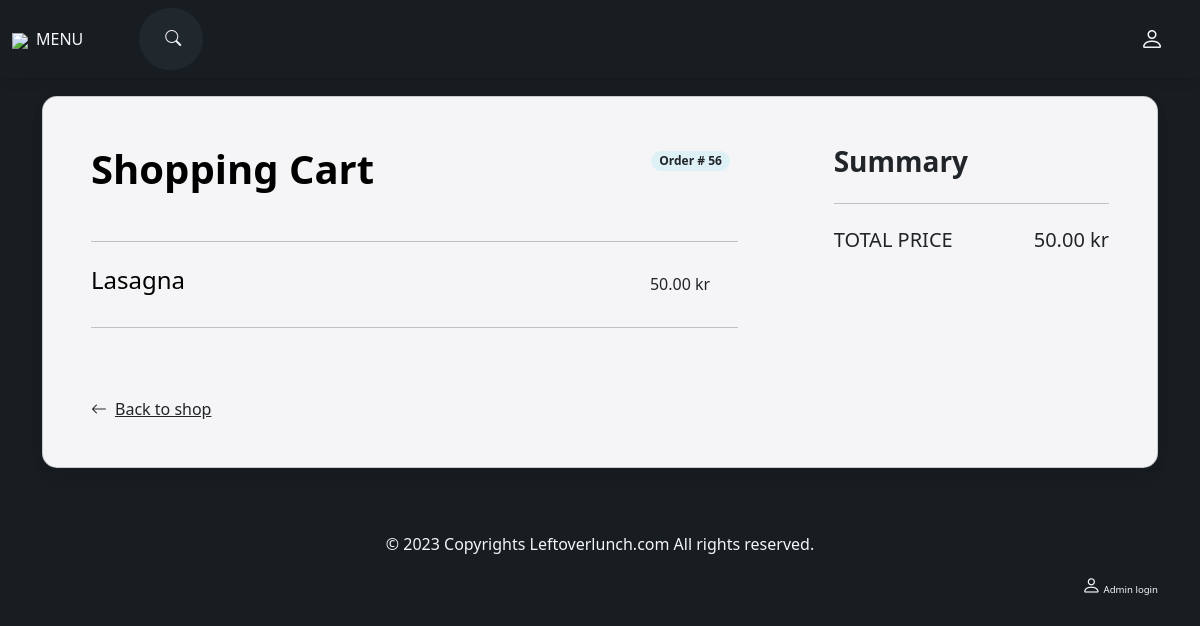
The page /order-confirmation/56 on the database its author committed.
### customer/models.py (models this page shows, shortened)
class MenuItem(models.Model):
    TODAY = 'Today'
    TOMORROW = 'Tomorrow'
    DAY_CHOICES = [(TODAY, 'Today'),(TOMORROW, 'Tomorrow'),]
    TIME_CHOICES = [(f'{hour:02}:{minute:02}', f'{hour % 12 or 12}:{minute:02} {"AM" if hour < 12 else "PM"}')
                    for hour in range(11, 24)  # Hours from 11 to 23 (24-hour format)
                    for minute in range(0, 60, 15)]  # Minutes with a step of 15 minutes (0, 15, 30, 45)
    name = models.CharField(max_length=100)
    store_location = models.ForeignKey(StoreLocation, on_delete=models.CASCADE, related_name='menu_items', null=True, blank=True, help_text='Select the store location for this item')
    collect_day = models.CharField(max_length=50, choices=DAY_CHOICES, default=TODAY, help_text='Select the day to collect order')
    collect_time_start = models.CharField(max_length=5, choices=TIME_CHOICES, default='11:00', help_text='Select the time to collect order')
    collect_time_end = models.CharField(max_length=5, choices=TIME_CHOICES, default='12:00')
    stock = models.PositiveIntegerField(default=0, help_text='Enter the number of items in stock')
    description = models.TextField(max_length=200, help_text='Enter a brief description of the item (Max. 200 characters)')
    allergy = models.ManyToManyField('Allergie', related_name='items', help_text='Select the allergies for this item (if any, Max. 5)')
    image = models.ImageField(upload_to='menu_images/',help_text='Upload an image of the item (640X427)')
    price = models.DecimalField(max_digits=5, decimal_places=2, help_text='Enter the price of the item (Max. 50.00)')
    category = models.ManyToManyField('Categorie', related_name='items', help_text='Select the categories for this item')

class OrderModel(models.Model):
    created_on = models.DateTimeField(auto_now_add=True)
    price = models.DecimalField(max_digits=7, decimal_places=2)
    items = models.ManyToManyField(
        'MenuItem', related_name='order', blank=True)
    name = models.CharField(max_length=50, blank=True)
    telephone = models.CharField(max_length=50, blank=True)
    is_paid = models.BooleanField(default=False, help_text='Check this box if the order has been paid for')

### customer/views.py (the view, shortened to what this page needs)
# urls.py: path('order-confirmation/<int:pk>', OrderConfirmation.as_view(),name='order-confirmation'),
class OrderConfirmation(View):
    def get(self, request, pk, *args, **kwargs):
        if pk is not None:
            order = OrderModel.objects.get(pk=pk)
            context = {
                'pk': order.pk,
                'items': order.items,
                'price': order.price,
                'order': order,
                'isPaid': order.is_paid,
            }
        return render(request, 'customer/order_confirmation.html', context)

### customer/templates/customer/order_confirmation.html (shortened to what this page needs)
{% extends 'customer/base.html' %}
{% block content %}
<section class="h-100 h-custom pt-5">
    <div class="container py-5 h-100">
      <div class="row d-flex justify-content-center align-items-center h-100">
        <div class="col-12">
          <div class="card white_color" style="border-radius: 15px;">
            <div class="card-bodyp-0">
              <div class="row g-0">
                <div class="col-lg-8">
                  <div class="p-5">
                    <div class="d-flex justify-content-between align-items-center mb-5">
                      <h1 class="fw-bold mb-0 text-black">Shopping Cart</h1>
                      {% for item in items.all %}
                      <h6 class="badge badge-info text-dark rounded-8 mb-3 me-2">Order # {{ pk }}</h6>
                    </div>
                    <hr class="my-4">
                    <div class="row mb-4 d-flex justify-content-between align-items-center">
                      <div class="col-md-3 col-lg-3 col-xl-3">
                        <h4 class="text-black text-capitalize">{{ item.name }}</h4>
                      </div>
                      <div class="col-md-3 col-lg-2 col-xl-2 offset-lg-1">
                        <h6 class="mb-0">{{ item.price }} kr</h6>
                      </div>
                    </div>
                    {% endfor %}
                    <hr class="my-4">
                    <div class="pt-5">
                      <h6 class="mb-0"><a href="{% url 'index' %}" class="text-body"><i
                            class="bi bi-arrow-left me-2"></i>Back to shop</a></h6>
                    </div>
                  </div>
                </div>
                <div class="col-lg-4 bg-grey">
                  <div class="p-5">
                    <h3 class="fw-bold">Summary</h3>
                    <hr class="my-4">
                    <div class="d-flex justify-content-between mb-5">
                      <h5 class="text-uppercase">Total price</h5>
                      <h5>{{ price }} kr</h5>
                    </div>
                </div>
              </div>
            </div>
          </div>
        </div>
      </div>
     </div>
  </section>
{% endblock content %}

### customer/templates/customer/base.html (style rules this page uses)
body { background-color:#181d21; color: #F5F5F7; }
.white_color { background-color:#F5F5F7; }

### rows shown on the page
MenuItem: pk "56", name "Lasagna", price "50.00"
OrderModel: price "50.00"
